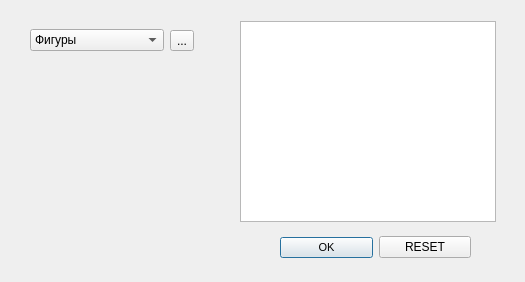
<?xml version="1.0" encoding="UTF-8"?>
<ui version="4.0">
 <class>FigureDialog</class>
 <widget class="QDialog" name="FigureDialog">
  <property name="geometry">
   <rect>
    <x>0</x>
    <y>0</y>
    <width>525</width>
    <height>282</height>
   </rect>
  </property>
  <property name="windowTitle">
   <string>Dialog</string>
  </property>
  <widget class="QWidget" name="horizontalLayoutWidget">
   <property name="geometry">
    <rect>
     <x>30</x>
     <y>20</y>
     <width>164</width>
     <height>41</height>
    </rect>
   </property>
   <layout class="QHBoxLayout" name="horizontalLayout">
    <item>
     <widget class="QComboBox" name="FigureSelector">
      <item>
       <property name="text">
        <string>Фигуры</string>
       </property>
      </item>
      <item>
       <property name="text">
        <string>Квадрат</string>
       </property>
      </item>
      <item>
       <property name="text">
        <string>Круг</string>
       </property>
      </item>
      <item>
       <property name="text">
        <string>Треугольник</string>
       </property>
      </item>
     </widget>
    </item>
    <item>
     <widget class="QToolButton" name="FillButton">
      <property name="text">
       <string>...</string>
      </property>
     </widget>
    </item>
   </layout>
  </widget>
  <widget class="QGraphicsView" name="graphicsView">
   <property name="geometry">
    <rect>
     <x>240</x>
     <y>21</y>
     <width>256</width>
     <height>201</height>
    </rect>
   </property>
  </widget>
  <widget class="QWidget" name="horizontalLayoutWidget_2">
   <property name="geometry">
    <rect>
     <x>280</x>
     <y>230</y>
     <width>191</width>
     <height>35</height>
    </rect>
   </property>
   <layout class="QHBoxLayout" name="horizontalLayout_2">
    <item>
     <widget class="QPushButton" name="okButton">
      <property name="font">
       <font>
        <pointsize>8</pointsize>
       </font>
      </property>
      <property name="text">
       <string>OK</string>
      </property>
     </widget>
    </item>
    <item>
     <widget class="QPushButton" name="resetButton">
      <property name="text">
       <string>RESET</string>
      </property>
     </widget>
    </item>
   </layout>
  </widget>
 </widget>
 <resources/>
 <connections/>
</ui>
